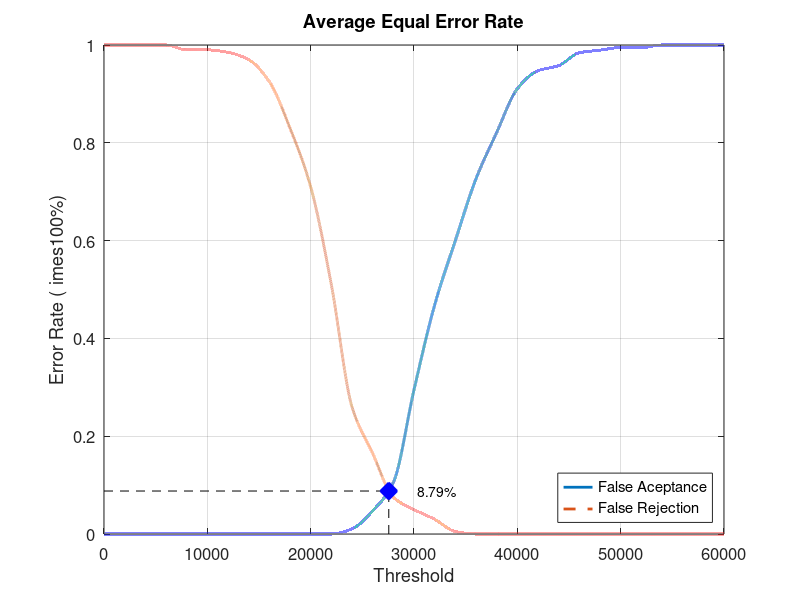
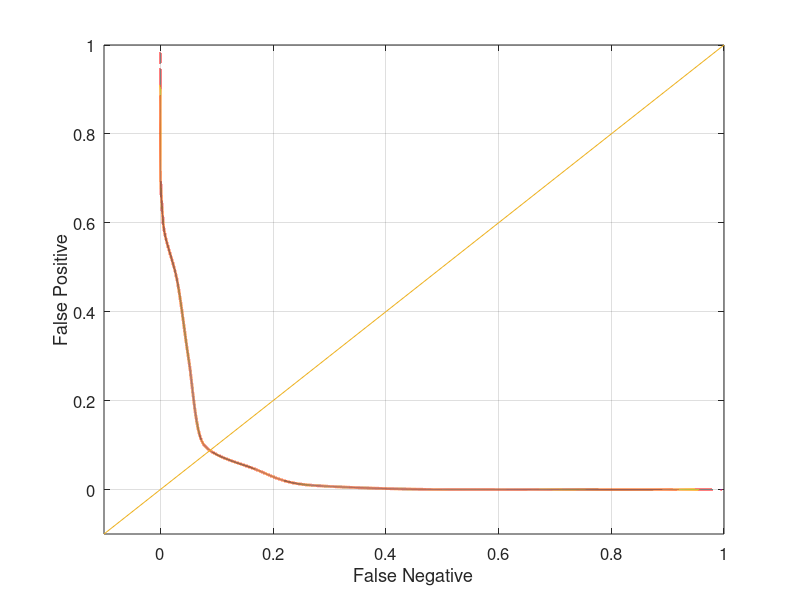

These figures' MATLAB source, in order:
close all;
clear;
clc;
x = 0:2000:60000;
xq = 0:0.5:60000;

y0 = [0 0 0 0 0 0 0 0 0 0 0 0 0.0105263 0.0473684 0.105263 0.294737 0.468421 0.6 0.726316 0.821053 0.910526 0.947368 0.957895 0.984211 0.989474 0.994737 0.994737 1 1 1 1]
yy0 = interp1(x, y0, xq, 'pchip');
y1 = [1 1 1 1 0.99 0.99 0.985 0.97 0.925 0.83 0.71 0.51 0.26 0.165 0.075 0.05 0.03 0.005 0 0 0 0 0 0 0 0 0 0 0 0 0]
yy1 = interp1(x, y1, xq, 'pchip');

% Calculating EER: 
y2 = abs(y0 - y1);
find(y2 == min(y2))
yy2 = abs(yy0 - yy1);
xEER = find(yy2 == min(yy2));
xEERIndex = xq(xEER) % X-axis EER
yEER = yy0(xEER) % Y-axis EER

main = figure
plot(xq, yy0,'-','LineWidth', 2);	hold on
plot(xq, yy1,'--','LineWidth', 2);	hold on
plot([xEERIndex xEERIndex], [0 yEER], 'k--');	hold on
plot([0 xEERIndex], [yEER yEER], 'k--');	hold on
plot(xEERIndex, yEER, 'bx', 'LineWidth', 10);	hold on
text(xEERIndex + 10 * xEERIndex / 100, yEER, [num2str(round((10000 * yEER)) / 100) '%'])
legend('False Aceptance', 'False Rejection', 'Location', 'SouthEast')
xlabel('Threshold')
ylabel('Error Rate (	imes100%)')
title('Average Equal Error Rate')
set(gca, 'FontSize', 12)
axis([0 60000 0 1])
grid on

print(main, 'Database4_3Main', '-dpng');
FNRxFPR = figure('Color', [1 1 1]);
plot(yy1, yy0, '-', yy1, yy0, 'LineWidth', 2);
hold on
y = -0.1:0.1:1
plot(y, y); 
set(gca, 'FontSize', 12)
xlabel('False Negative')
ylabel('False Positive')
axis([-0.1 1 -0.1 1])
set(gca, 'FontSize', 12)
grid on

print(FNRxFPR, 'Database4_3FNRxFPR','-dpng');
